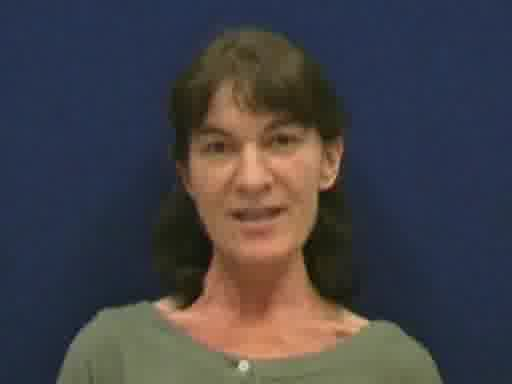
#> input picture DeepFakeDetected/resources/Processed/deepfakes/fadg0si1909-video-fram10000096.jpg, 512 x 384 px; its folder holds 4 pictures in this run
$ python cropface.py
#> lines starting #> are read from the running program, lines starting #| are printed output that depends on the picture
# Uses OpenCV to crop the background out of each image

import math
import os
import cv2
from tqdm import tqdm


def crop(resize_x=200, resize_y=200, sample_rate=1):
    # inner function detects face and crops image
#> called with resize_x = 200, resize_y = 200, sample_rate = 1
    def inner(uncropped_image):
        gray = cv2.cvtColor(uncropped_image, cv2.COLOR_BGR2GRAY)
        face_cascade = cv2.CascadeClassifier(cv2.data.haarcascades + 'haarcascade_frontalface_alt2.xml')
        cropped_faces = face_cascade.detectMultiScale(gray, 1.1, 4)
        for (x, y, w, h) in cropped_faces:
            cropped_faces = uncropped_image[y:y + h, x:x + w]
            cropped_faces = cv2.resize(cropped_faces, (resize_x, resize_y))
        return cropped_faces

    # create directories if they do not already exist
    try:
        os.makedirs('../cropped/deepfakes')
    except OSError:
        print("Note: ../cropped/deepfakes already exists")
    try:
        os.makedirs('../cropped/originals')
    except OSError:
        print("Note: ../cropped/originals already exists")

    # if you think this is messy, I agree. I did it just so I save some time not constantly checking sample_rate
    # when it is redundant (i.e. when sample_rate = 1). Over 64000ish iterations, I like to believe it saves time. :P
    # I also didn't want to put this into its own method to reduce repeated code because I'm not sure if I want to
    # change something.
    if sample_rate == 1:
        # process deepfake images
        for i in tqdm(os.listdir('../deepfakes'), desc="Cropping Deepfakes (this can take a while)..."):
            filename = str(i)
            try:
                img = cv2.imread('../deepfakes/' + filename, cv2.IMREAD_UNCHANGED)
#> img is the input picture: shape (384, 512, 3); mean B, G, R 70, 65.3, 67.1
                faces = inner(img)
#> in inner, `gray = cv2.cvtColor(uncropped_image, cv2.COLOR_BGR2GRAY)`:
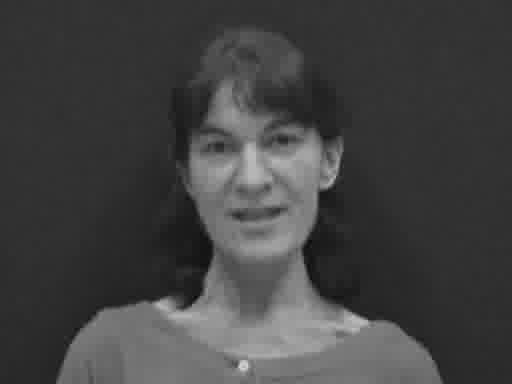
#> gray: shape (384, 512); min 5, max 211, mean 66.3
#> in inner, `cropped_faces = face_cascade.detectMultiScale(gray, 1.1, 4)`: cropped_faces = [[168, 80, 168, 168]]
#> the loop in inner, `for (x, y, w, h) in cropped_faces:` made 1 pass
#> pass 1, in inner, `cropped_faces = uncropped_image[y:y + h, x:x + w]`:
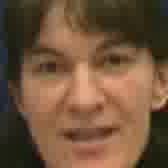
#> cropped_faces: shape (168, 168, 3); mean B, G, R 59.5, 84, 113.4
                cv2.imwrite('../cropped/deepfakes/' + filename, faces)
            except:
                print("File couldn't be cropped: {}".format(filename))
#> pass 2 of the loop in crop, `for i in tqdm(os.listdir('../deepfakes'), desc="Cropping Deepfakes (th..`:
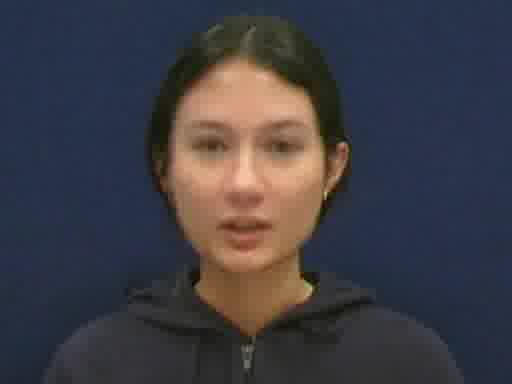
#> input picture DeepFakeDetected/resources/Processed/deepfakes/fcft0sx188-video-fdrd10000026.jpg, 512 x 384 px
#> in crop, img is the input picture: shape (384, 512, 3); mean B, G, R 68.3, 60.7, 62.3
#> in inner (call 2), `gray = cv2.cvtColor(uncropped_image, cv2.COLOR_BGR2GRAY)`:
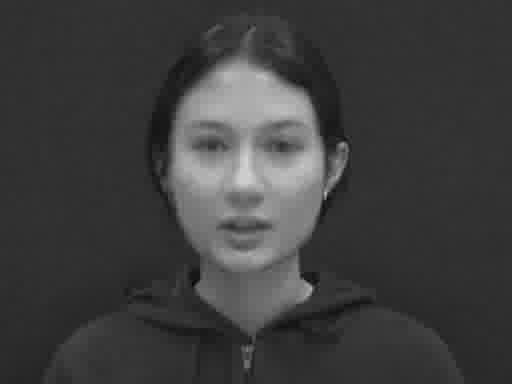
#> gray: shape (384, 512); min 3, max 213, mean 62
#> in inner (call 2), `cropped_faces = face_cascade.detectMultiScale(gray, 1.1, 4)`: cropped_faces = [[144, 65, 204, 204]]
#> the loop in inner (call 2), `for (x, y, w, h) in cropped_faces:` made 1 pass
#> pass 1, in inner (call 2), `cropped_faces = uncropped_image[y:y + h, x:x + w]`:
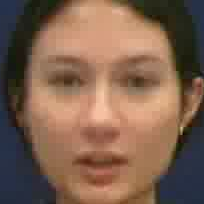
#> cropped_faces: shape (204, 204, 3); mean B, G, R 78.9, 97.6, 127.2
#> pass 3 of the loop in crop, `for i in tqdm(os.listdir('../deepfakes'), desc="Cropping Deepfakes (th..`:
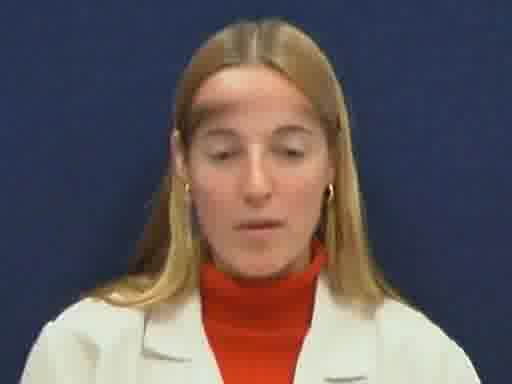
#> input picture DeepFakeDetected/resources/Processed/deepfakes/fcmh0sx104-video-fjre00000050.jpg, 512 x 384 px
#> in crop, img is the input picture: shape (384, 512, 3); mean B, G, R 91, 88.6, 99.2
#> in inner (call 3), `gray = cv2.cvtColor(uncropped_image, cv2.COLOR_BGR2GRAY)`:
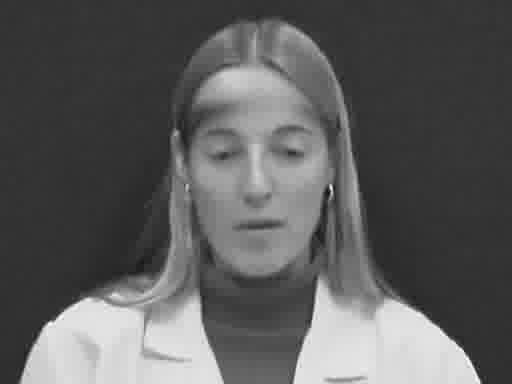
#> gray: shape (384, 512); min 9, max 253, mean 92.1
#> in inner (call 3), `cropped_faces = face_cascade.detectMultiScale(gray, 1.1, 4)`: cropped_faces = [[164, 76, 188, 188]]
#> the loop in inner (call 3), `for (x, y, w, h) in cropped_faces:` made 1 pass
#> pass 1, in inner (call 3), `cropped_faces = uncropped_image[y:y + h, x:x + w]`:
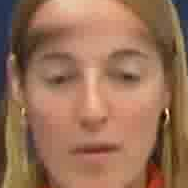
#> cropped_faces: shape (188, 188, 3); mean B, G, R 86.7, 112.3, 153.5
#> the loop made 4 passes; the first 3 are shown

        # process original images
#> (the run stopped early here; a loop or call above may not have finished)
